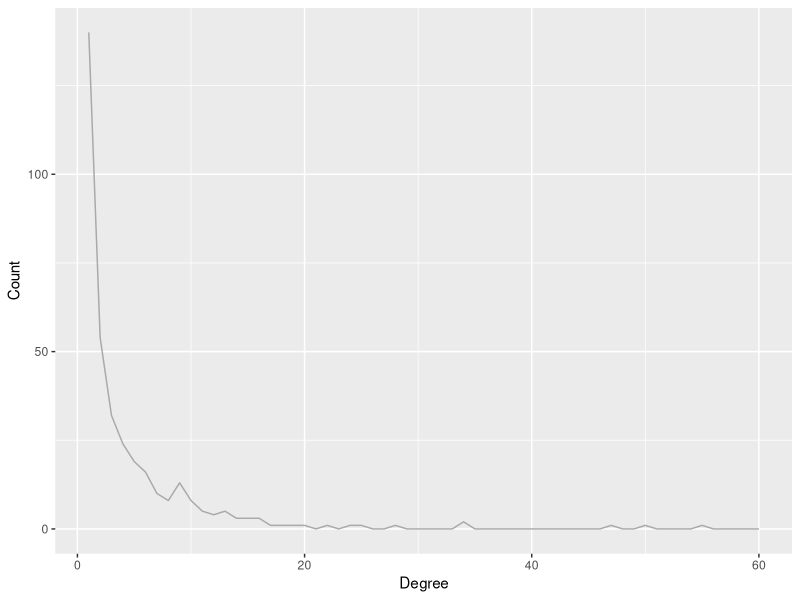
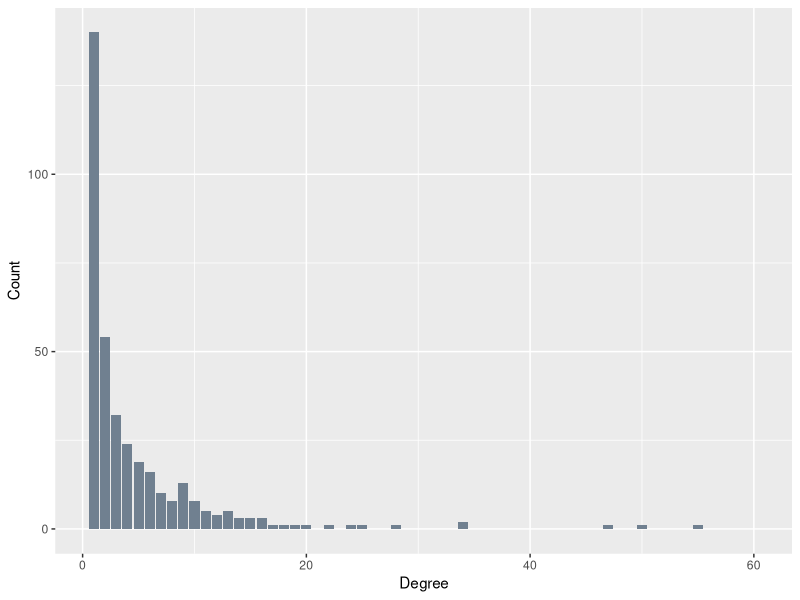
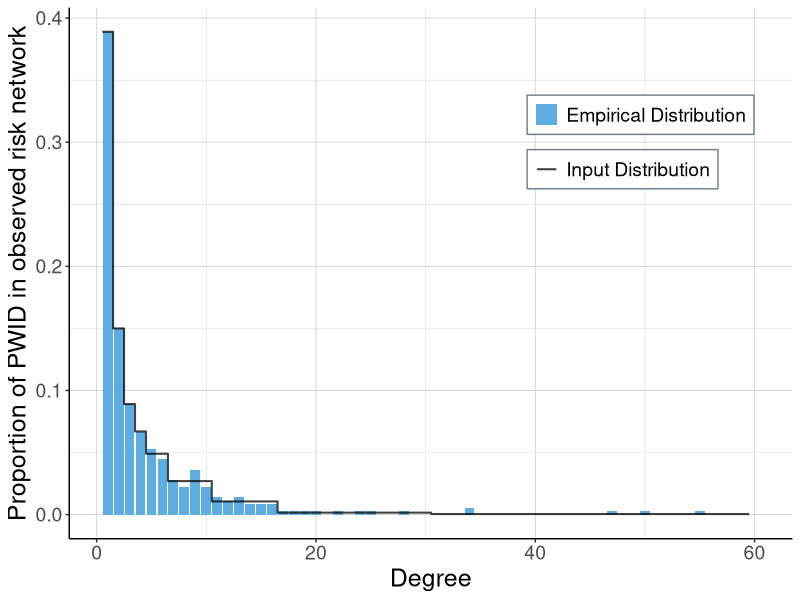

Reproduce these figures in R, in order.
# load libraries
library(ggplot2)

# load observed data and format to be plot
# (injection-specific degree distribution)
quants <- c(140, 54, 32, 24, 19, 16, 10, 8, 13, 8, 5, 4, 5, 3, 
            3, 3, 1, 1, 1, 1, 0, 1, 0, 1, 1, 0, 0, 1, 0, 0, 0, 0, 
            0, 2, 0, 0, 0, 0, 0, 0, 0, 0, 0, 0, 0, 0, 1, 0, 0, 1, 0, 0, 0, 0, 1, 0, 0, 0, 0, 0)
# make data frame called dist.df
dist_df <- data.frame(quants)
# add index (noting the degree value)
dist_df$Degree <- seq.int(nrow(dist_df))
# add column of proportion of total
dist_df$prop <- quants/360
# rename column as "Count"
dist_df$Count <- dist_df$quants

# build bins!
dist_df$bin_probs <- c(0.389, 
                       0.150, 
                       0.089, 
                       0.067, 
                       0.049, 0.049,
                       0.027, 0.027, 0.027, 0.027, 
                       0.0106, 0.0106, 0.0106, 0.0106, 0.0106, 0.0106,
                       0.00158, 0.00158, 0.00158, 0.00158, 0.00158, 0.00158, 0.00158, 0.00158, 0.00158, 0.00158, 0.00158, 0.00158, 0.00158, 0.00158,
                       0.00045, 0.00045, 0.00045, 0.00045, 0.00045, 0.00045, 0.00045, 0.00045, 0.00045, 0.00045, 0.00045, 0.00045, 0.00045, 0.00045, 0.00045,
                       0.00045, 0.00045, 0.00045, 0.00045, 0.00045, 0.00045, 0.00045, 0.00045, 0.00045, 0.00045, 0.00045, 0.00045, 0.00045, 0.00045, 0.00045)

# basic line plot of observed distribution
ggplot(dist_df) + geom_line(aes(x=Degree, y=Count), color="darkgrey") #+ geom_line(aes(x=deg, y=bin_probs), linetype = "dotted", color="black", size=1)
# basic histogram plot of observed distribution
ggplot(data=dist_df,aes(x=Degree, y=Count)) + geom_histogram(stat="identity", fill="slategrey")

# plot the simulation's input degree distribution and plot the observed for comparison
# SFig 1

ggplot(data=dist_df) + 
  geom_bar(aes(x=Degree, y=prop, fill= "#5DADE2"), stat="identity", size=0.7) +
  geom_step(aes(x=Degree-.5, y=bin_probs, col="black"), size=0.7, alpha=0.75) +
  labs(x = "Degree", y = "Proportion of PWID in observed risk network") +
  theme(plot.title=element_text(family="", size=20, face="bold", hjust = 0.5),
        axis.text.x=element_text(size=14), 
        axis.text.y=element_text(size=14),
        axis.title.x=element_text(size=18),
        axis.title.y=element_text(size=18),
        axis.line=element_line(colour="black"),
        panel.background = element_blank(),
        panel.grid = element_line(colour="lightgrey", size=0.3),
        legend.key = element_blank(), 
        legend.background = element_rect(colour="slategrey", fill = 'white'), 
        legend.position = c(.79, .747), 
        legend.title = element_blank(),
        legend.box.just = "left",
        legend.text = element_text(size = 14)) +
        scale_color_manual(values=c("black","white"), labels=c("Input Distribution", "Empirical Distribution")) +
        scale_fill_manual(values=c("#5DADE2","#5DADE2"), labels=c("Empirical Distribution", "Empirical Distribution"))
